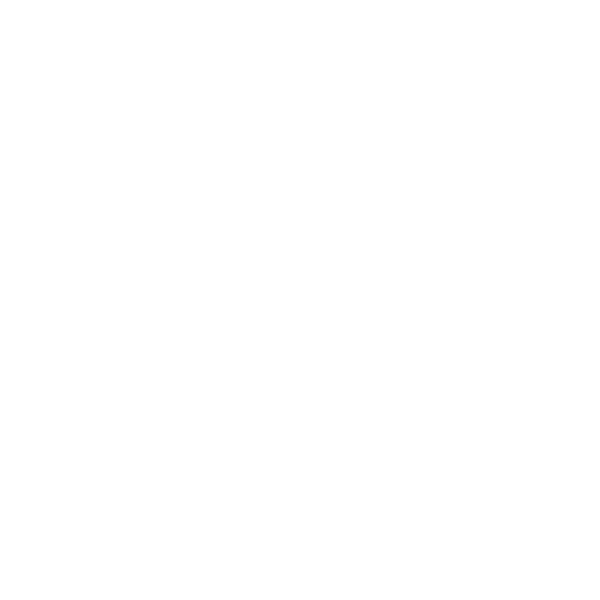
Frame 1 (no input)
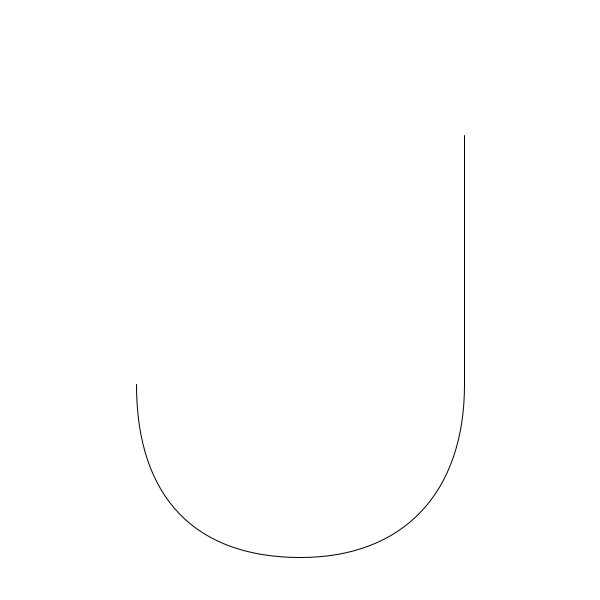
Frame 60 (the mouse pressed at the canvas centre just before this capture)
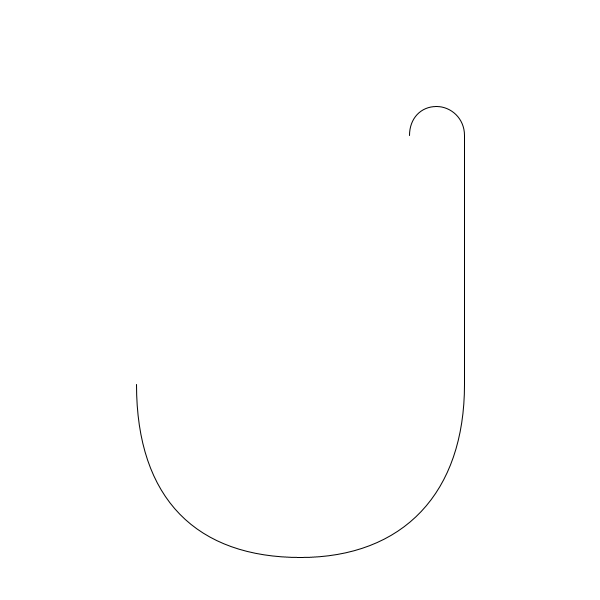
Frame 120 (the mouse held since frame 60 and released just before this capture)

The Processing sketch that drew these frames (run headless with seeded random() and noise(); from frame 60 on, the mouse is pressed at the canvas centre):

// Processing sketch: sketch_240603b
// ── sketch_240603b.pde
int totalFrames = 300; // Total frames to complete the entire drawing
int currentFrame = 0;

void setup() {
  size(600, 600);
  background(255);
  stroke(0);
  noFill();
}

void draw() {
  background(255);
  beginShape();

  // Starting vertex
  vertex(136.8, 384.4);

  if (currentFrame > 0) {
    float t = map(currentFrame, 0, totalFrames, 0, 1);
    bezierVertex(136.8, 499.6, 196.8, 557.2, 300.0, 557.2);
  }

  if (currentFrame > 1 * totalFrames / 11) {
    float t = map(currentFrame - 1 * totalFrames / 11, 0, totalFrames, 0, 1);
    bezierVertex(403.2, 557.2, 464.4, 492.4, 464.4, 384.4);
  }

  if (currentFrame > 2 * totalFrames / 11) {
    float t = map(currentFrame - 2 * totalFrames / 11, 0, totalFrames, 0, 1);
    vertex(464.4, 135.2);
  }

  if (currentFrame > 3 * totalFrames / 11) {
    float t = map(currentFrame - 3 * totalFrames / 11, 0, totalFrames, 0, 1);
    bezierVertex(464.4, 118.0, 451.2, 106.4, 436.8, 106.4);
  }

  if (currentFrame > 4 * totalFrames / 11) {
    float t = map(currentFrame - 4 * totalFrames / 11, 0, totalFrames, 0, 1);
    bezierVertex(421.2, 106.4, 409.2, 118.0, 409.2, 135.2);
  }

  if (currentFrame > 5 * totalFrames / 11) {
    float t = map(currentFrame - 5 * totalFrames / 11, 0, totalFrames, 0, 1);
    vertex(409.2, 385.6);
  }

  if (currentFrame > 6 * totalFrames / 11) {
    float t = map(currentFrame - 6 * totalFrames / 11, 0, totalFrames, 0, 1);
    bezierVertex(409.2, 467.2, 372.0, 511.6, 301.2, 511.6);
  }

  if (currentFrame > 7 * totalFrames / 11) {
    float t = map(currentFrame - 7 * totalFrames / 11, 0, totalFrames, 0, 1);
    bezierVertex(230.4, 511.6, 193.2, 472.8, 193.2, 385.6);
  }

  if (currentFrame > 8 * totalFrames / 11) {
    float t = map(currentFrame - 8 * totalFrames / 11, 0, totalFrames, 0, 1);
    vertex(193.2, 135.4);
  }
  
  if (currentFrame > 9 * totalFrames / 11) {
    float t = map(currentFrame - 9 * totalFrames / 11, 0, totalFrames, 0, 1);
    bezierVertex(193.2, 121.0, 181.2, 110.4, 165.6, 110.4);
  }
  
  if (currentFrame > 10 * totalFrames / 11) {
    float t = map(currentFrame - 10 * totalFrames / 11, 0, totalFrames, 0, 1);
    bezierVertex(148.8, 110.4, 136.8, 121.0, 136.8, 135.4);
  }
  
  if (currentFrame >= 11 * totalFrames / 11) {
    float t = map(currentFrame - 11 * totalFrames / 11, 0, totalFrames, 0, 1);
    vertex(136.8, 384.4);
  }

  endShape();
  
  currentFrame++;
  if (currentFrame > totalFrames) {
    noLoop(); // Stop the animation once all segments are drawn
  }
}
